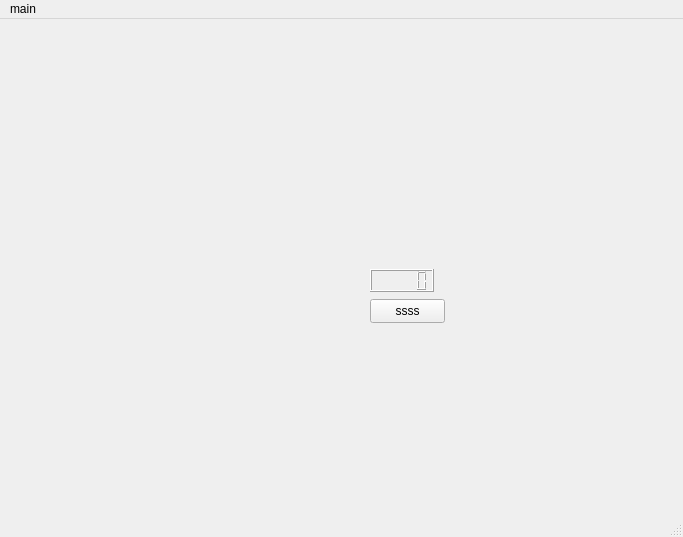
<ui version="4.0" >
 <class>MainWindow</class>
 <widget class="QMainWindow" name="MainWindow" >
  <property name="geometry" >
   <rect>
    <x>0</x>
    <y>0</y>
    <width>683</width>
    <height>537</height>
   </rect>
  </property>
  <property name="windowTitle" >
   <string>MainWindow</string>
  </property>
  <widget class="QWidget" name="centralwidget" >
   <property name="geometry" >
    <rect>
     <x>0</x>
     <y>26</y>
     <width>683</width>
     <height>492</height>
    </rect>
   </property>
   <widget class="QPushButton" name="botton_sss" >
    <property name="geometry" >
     <rect>
      <x>370</x>
      <y>280</y>
      <width>75</width>
      <height>24</height>
     </rect>
    </property>
    <property name="text" >
     <string>ssss</string>
    </property>
   </widget>
   <widget class="QLCDNumber" name="display_lcd" >
    <property name="geometry" >
     <rect>
      <x>370</x>
      <y>250</y>
      <width>64</width>
      <height>23</height>
     </rect>
    </property>
   </widget>
  </widget>
  <widget class="QMenuBar" name="menubar" >
   <property name="geometry" >
    <rect>
     <x>0</x>
     <y>0</y>
     <width>683</width>
     <height>26</height>
    </rect>
   </property>
   <widget class="QMenu" name="menuMain" >
    <property name="title" >
     <string>main</string>
    </property>
    <addaction name="actionHola" />
   </widget>
   <addaction name="menuMain" />
  </widget>
  <widget class="QStatusBar" name="statusbar" >
   <property name="geometry" >
    <rect>
     <x>0</x>
     <y>518</y>
     <width>683</width>
     <height>19</height>
    </rect>
   </property>
  </widget>
  <action name="actionHola" >
   <property name="text" >
    <string>hola</string>
   </property>
  </action>
 </widget>
 <resources/>
 <connections/>
</ui>
